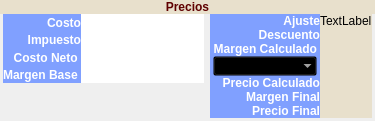
                <widget class="QFrame" name="pricesLYFR">
                 <property name="sizePolicy">
                  <sizepolicy hsizetype="Expanding" vsizetype="Preferred">
                   <horstretch>2</horstretch>
                   <verstretch>0</verstretch>
                  </sizepolicy>
                 </property>
                 <layout class="QVBoxLayout" name="verticalLayout_4">
                  <property name="spacing">
                   <number>0</number>
                  </property>
                  <property name="margin">
                   <number>0</number>
                  </property>
                  <item>
                   <widget class="QLabel" name="pricesLA">
                    <property name="sizePolicy">
                     <sizepolicy hsizetype="Expanding" vsizetype="Preferred">
                      <horstretch>0</horstretch>
                      <verstretch>1</verstretch>
                     </sizepolicy>
                    </property>
                    <property name="font">
                     <font>
                      <weight>75</weight>
                      <bold>true</bold>
                     </font>
                    </property>
                    <property name="styleSheet">
                     <string notr="true">color:#5F0000; background-color:#E8E0CC;</string>
                    </property>
                    <property name="text">
                     <string>Precios</string>
                    </property>
                    <property name="alignment">
                     <set>Qt::AlignCenter</set>
                    </property>
                    <property name="margin">
                     <number>3</number>
                    </property>
                   </widget>
                  </item>
                  <item>
                   <widget class="QFrame" name="prices_FR">
                    <property name="sizePolicy">
                     <sizepolicy hsizetype="Expanding" vsizetype="Preferred">
                      <horstretch>0</horstretch>
                      <verstretch>12</verstretch>
                     </sizepolicy>
                    </property>
                    <property name="styleSheet">
                     <string notr="true">#pricesFR{color:#5F0000; background-color:#E8E0CC;}</string>
                    </property>
                    <layout class="QHBoxLayout" name="horizontalLayout_6">
                     <property name="leftMargin">
                      <number>3</number>
                     </property>
                     <property name="topMargin">
                      <number>0</number>
                     </property>
                     <property name="rightMargin">
                      <number>3</number>
                     </property>
                     <property name="bottomMargin">
                      <number>3</number>
                     </property>
                     <item>
                      <widget class="QFrame" name="costosFR">
                       <property name="sizePolicy">
                        <sizepolicy hsizetype="Expanding" vsizetype="Preferred">
                         <horstretch>0</horstretch>
                         <verstretch>0</verstretch>
                        </sizepolicy>
                       </property>
                       <layout class="QGridLayout" name="gridLayout_2">
                        <property name="margin">
                         <number>0</number>
                        </property>
                        <property name="spacing">
                         <number>0</number>
                        </property>
                        <item row="0" column="0">
                         <widget class="QLabel" name="meanCostLA">
                          <property name="sizePolicy">
                           <sizepolicy hsizetype="Preferred" vsizetype="Preferred">
                            <horstretch>0</horstretch>
                            <verstretch>2</verstretch>
                           </sizepolicy>
                          </property>
                          <property name="font">
                           <font>
                            <weight>75</weight>
                            <bold>true</bold>
                           </font>
                          </property>
                          <property name="styleSheet">
                           <string notr="true">color:#FFFFFF;background-color:#80A0FF;</string>
                          </property>
                          <property name="text">
                           <string> Costo</string>
                          </property>
                          <property name="alignment">
                           <set>Qt::AlignRight|Qt::AlignTrailing|Qt::AlignVCenter</set>
                          </property>
                         </widget>
                        </item>
                        <item row="2" column="1">
                         <widget class="CDChooser" name="taxesCH">
                          <property name="sizePolicy">
                           <sizepolicy hsizetype="Preferred" vsizetype="Preferred">
                            <horstretch>0</horstretch>
                            <verstretch>2</verstretch>
                           </sizepolicy>
                          </property>
                          <property name="styleSheet">
                           <string notr="true">color:#000080; background-color:#FFFFFF;</string>
                          </property>
                         </widget>
                        </item>
                        <item row="0" column="1">
                         <widget class="CDNumberEdit" name="edCostoPromedio">
                          <property name="sizePolicy">
                           <sizepolicy hsizetype="Expanding" vsizetype="Preferred">
                            <horstretch>0</horstretch>
                            <verstretch>0</verstretch>
                           </sizepolicy>
                          </property>
                          <property name="font">
                           <font>
                            <weight>75</weight>
                            <bold>true</bold>
                           </font>
                          </property>
                          <property name="styleSheet">
                           <string notr="true">color:#000080; background-color:#FFFFFF;</string>
                          </property>
                          <property name="text">
                           <string/>
                          </property>
                          <property name="frame">
                           <bool>false</bool>
                          </property>
                          <property name="alignment">
                           <set>Qt::AlignCenter</set>
                          </property>
                         </widget>
                        </item>
                        <item row="3" column="1">
                         <widget class="CDNumberEdit" name="edCostoNeto">
                          <property name="sizePolicy">
                           <sizepolicy hsizetype="Preferred" vsizetype="Preferred">
                            <horstretch>0</horstretch>
                            <verstretch>0</verstretch>
                           </sizepolicy>
                          </property>
                          <property name="font">
                           <font>
                            <weight>75</weight>
                            <bold>true</bold>
                           </font>
                          </property>
                          <property name="styleSheet">
                           <string notr="true">color:#000080; background-color:#FFFFFF;</string>
                          </property>
                          <property name="frame">
                           <bool>false</bool>
                          </property>
                          <property name="alignment">
                           <set>Qt::AlignCenter</set>
                          </property>
                         </widget>
                        </item>
                        <item row="3" column="0">
                         <widget class="QLabel" name="netCostLA">
                          <property name="sizePolicy">
                           <sizepolicy hsizetype="Preferred" vsizetype="Preferred">
                            <horstretch>0</horstretch>
                            <verstretch>2</verstretch>
                           </sizepolicy>
                          </property>
                          <property name="font">
                           <font>
                            <weight>75</weight>
                            <bold>true</bold>
                           </font>
                          </property>
                          <property name="styleSheet">
                           <string notr="true">color:#FFFFFF;background-color:#80A0FF;</string>
                          </property>
                          <property name="text">
                           <string>Costo Neto </string>
                          </property>
                          <property name="alignment">
                           <set>Qt::AlignRight|Qt::AlignTrailing|Qt::AlignVCenter</set>
                          </property>
                         </widget>
                        </item>
                        <item row="2" column="0">
                         <widget class="QLabel" name="taxesLA">
                          <property name="sizePolicy">
                           <sizepolicy hsizetype="Preferred" vsizetype="Preferred">
                            <horstretch>0</horstretch>
                            <verstretch>2</verstretch>
                           </sizepolicy>
                          </property>
                          <property name="font">
                           <font>
                            <weight>75</weight>
                            <bold>true</bold>
                           </font>
                          </property>
                          <property name="styleSheet">
                           <string notr="true">color:#FFFFFF;background-color:#80A0FF;</string>
                          </property>
                          <property name="text">
                           <string>Impuesto</string>
                          </property>
                          <property name="alignment">
                           <set>Qt::AlignRight|Qt::AlignTrailing|Qt::AlignVCenter</set>
                          </property>
                         </widget>
                        </item>
                        <item row="4" column="0">
                         <widget class="QLabel" name="baseMarginLA">
                          <property name="sizePolicy">
                           <sizepolicy hsizetype="Preferred" vsizetype="Preferred">
                            <horstretch>0</horstretch>
                            <verstretch>2</verstretch>
                           </sizepolicy>
                          </property>
                          <property name="font">
                           <font>
                            <weight>75</weight>
                            <bold>true</bold>
                           </font>
                          </property>
                          <property name="styleSheet">
                           <string notr="true">color:#FFFFFF;background-color:#80A0FF;</string>
                          </property>
                          <property name="text">
                           <string>Margen Base </string>
                          </property>
                          <property name="alignment">
                           <set>Qt::AlignRight|Qt::AlignTrailing|Qt::AlignVCenter</set>
                          </property>
                          <property name="margin">
                           <number>2</number>
                          </property>
                         </widget>
                        </item>
                        <item row="4" column="1">
                         <widget class="CDNumberEdit" name="baseED">
                          <property name="sizePolicy">
                           <sizepolicy hsizetype="Preferred" vsizetype="Preferred">
                            <horstretch>0</horstretch>
                            <verstretch>0</verstretch>
                           </sizepolicy>
                          </property>
                          <property name="font">
                           <font>
                            <weight>75</weight>
                            <bold>true</bold>
                           </font>
                          </property>
                          <property name="styleSheet">
                           <string notr="true">background-color:#FFFFFF;</string>
                          </property>
                          <property name="text">
                           <string/>
                          </property>
                          <property name="frame">
                           <bool>false</bool>
                          </property>
                          <property name="alignment">
                           <set>Qt::AlignCenter</set>
                          </property>
                         </widget>
                        </item>
                        <item row="6" column="0">
                         <widget class="QLabel" name="label_10">
                          <property name="sizePolicy">
                           <sizepolicy hsizetype="Preferred" vsizetype="Preferred">
                            <horstretch>0</horstretch>
                            <verstretch>2</verstretch>
                           </sizepolicy>
                          </property>
                          <property name="text">
                           <string/>
                          </property>
                         </widget>
                        </item>
                        <item row="5" column="0">
                         <widget class="QLabel" name="label_11">
                          <property name="sizePolicy">
                           <sizepolicy hsizetype="Preferred" vsizetype="Preferred">
                            <horstretch>0</horstretch>
                            <verstretch>2</verstretch>
                           </sizepolicy>
                          </property>
                          <property name="text">
                           <string/>
                          </property>
                         </widget>
                        </item>
                       </layout>
                      </widget>
                     </item>
                     <item>
                      <widget class="QFrame" name="pricesFR">
                       <property name="sizePolicy">
                        <sizepolicy hsizetype="Preferred" vsizetype="Preferred">
                         <horstretch>0</horstretch>
                         <verstretch>12</verstretch>
                        </sizepolicy>
                       </property>
                       <layout class="QGridLayout" name="pricesLY">
                        <property name="margin">
                         <number>0</number>
                        </property>
                        <property name="spacing">
                         <number>0</number>
                        </property>
                        <item row="0" column="0">
                         <widget class="QLabel" name="priceAdjustmentLA">
                          <property name="sizePolicy">
                           <sizepolicy hsizetype="Preferred" vsizetype="Preferred">
                            <horstretch>0</horstretch>
                            <verstretch>2</verstretch>
                           </sizepolicy>
                          </property>
                          <property name="font">
                           <font>
                            <weight>75</weight>
                            <bold>true</bold>
                           </font>
                          </property>
                          <property name="styleSheet">
                           <string notr="true">color:#FFFFFF;background-color:#80A0FF;</string>
                          </property>
                          <property name="text">
                           <string>Ajuste</string>
                          </property>
                          <property name="alignment">
                           <set>Qt::AlignRight|Qt::AlignTrailing|Qt::AlignVCenter</set>
                          </property>
                         </widget>
                        </item>
                        <item row="1" column="0">
                         <widget class="QLabel" name="priceDiscountLA">
                          <property name="sizePolicy">
                           <sizepolicy hsizetype="Preferred" vsizetype="Preferred">
                            <horstretch>0</horstretch>
                            <verstretch>2</verstretch>
                           </sizepolicy>
                          </property>
                          <property name="font">
                           <font>
                            <weight>75</weight>
                            <bold>true</bold>
                           </font>
                          </property>
                          <property name="styleSheet">
                           <string notr="true">color:#FFFFFF;background-color:#80A0FF;</string>
                          </property>
                          <property name="text">
                           <string>Descuento</string>
                          </property>
                          <property name="alignment">
                           <set>Qt::AlignRight|Qt::AlignTrailing|Qt::AlignVCenter</set>
                          </property>
                         </widget>
                        </item>
                        <item row="0" column="1">
                         <widget class="QLabel" name="label_5">
                          <property name="text">
                           <string>TextLabel</string>
                          </property>
                         </widget>
                        </item>
                        <item row="3" column="0">
                         <widget class="QLabel" name="calculatedPriceLA">
                          <property name="sizePolicy">
                           <sizepolicy hsizetype="Preferred" vsizetype="Preferred">
                            <horstretch>0</horstretch>
                            <verstretch>2</verstretch>
                           </sizepolicy>
                          </property>
                          <property name="font">
                           <font>
                            <weight>75</weight>
                            <bold>true</bold>
                           </font>
                          </property>
                          <property name="styleSheet">
                           <string notr="true">color:#FFFFFF;background-color:#80A0FF;</string>
                          </property>
                          <property name="text">
                           <string>Precio Calculado</string>
                          </property>
                          <property name="alignment">
                           <set>Qt::AlignRight|Qt::AlignTrailing|Qt::AlignVCenter</set>
                          </property>
                          <property name="wordWrap">
                           <bool>true</bool>
                          </property>
                         </widget>
                        </item>
                        <item row="4" column="0">
                         <widget class="QLabel" name="finalMargenLA">
                          <property name="sizePolicy">
                           <sizepolicy hsizetype="Preferred" vsizetype="Preferred">
                            <horstretch>0</horstretch>
                            <verstretch>2</verstretch>
                           </sizepolicy>
                          </property>
                          <property name="font">
                           <font>
                            <weight>75</weight>
                            <bold>true</bold>
                           </font>
                          </property>
                          <property name="styleSheet">
                           <string notr="true">color:#FFFFFF;background-color:#80A0FF;</string>
                          </property>
                          <property name="text">
                           <string>Margen Final</string>
                          </property>
                          <property name="alignment">
                           <set>Qt::AlignRight|Qt::AlignTrailing|Qt::AlignVCenter</set>
                          </property>
                          <property name="wordWrap">
                           <bool>true</bool>
                          </property>
                         </widget>
                        </item>
                        <item row="5" column="0">
                         <widget class="QLabel" name="finalPriceLA">
                          <property name="sizePolicy">
                           <sizepolicy hsizetype="Preferred" vsizetype="Preferred">
                            <horstretch>0</horstretch>
                            <verstretch>2</verstretch>
                           </sizepolicy>
                          </property>
                          <property name="font">
                           <font>
                            <weight>75</weight>
                            <bold>true</bold>
                           </font>
                          </property>
                          <property name="styleSheet">
                           <string notr="true">color:#FFFFFF;background-color:#80A0FF;</string>
                          </property>
                          <property name="text">
                           <string>Precio Final</string>
                          </property>
                          <property name="alignment">
                           <set>Qt::AlignRight|Qt::AlignTrailing|Qt::AlignVCenter</set>
                          </property>
                          <property name="wordWrap">
                           <bool>true</bool>
                          </property>
                         </widget>
                        </item>
                        <item row="2" column="0">
                         <widget class="QFrame" name="calculatedMarginFR">
                          <property name="sizePolicy">
                           <sizepolicy hsizetype="Preferred" vsizetype="Preferred">
                            <horstretch>0</horstretch>
                            <verstretch>2</verstretch>
                           </sizepolicy>
                          </property>
                          <property name="styleSheet">
                           <string notr="true">color:#FFFFFF;background-color:#80A0FF;</string>
                          </property>
                          <layout class="QVBoxLayout" name="calculatedMarginFRLY">
                           <property name="spacing">
                            <number>0</number>
                           </property>
                           <property name="leftMargin">
                            <number>3</number>
                           </property>
                           <property name="topMargin">
                            <number>0</number>
                           </property>
                           <property name="rightMargin">
                            <number>3</number>
                           </property>
                           <property name="bottomMargin">
                            <number>0</number>
                           </property>
                           <item>
                            <widget class="QLabel" name="calculatedMarginLA">
                             <property name="font">
                              <font>
                               <weight>75</weight>
                               <bold>true</bold>
                              </font>
                             </property>
                             <property name="styleSheet">
                              <string notr="true">background-color:rgba(0,0,0,0);</string>
                             </property>
                             <property name="text">
                              <string>Margen Calculado</string>
                             </property>
                             <property name="alignment">
                              <set>Qt::AlignRight|Qt::AlignTrailing|Qt::AlignVCenter</set>
                             </property>
                             <property name="wordWrap">
                              <bool>true</bool>
                             </property>
                             <property name="margin">
                              <number>3</number>
                             </property>
                            </widget>
                           </item>
                           <item>
                            <widget class="CDComboBox" name="calculatedMarginKindCB">
                             <property name="styleSheet">
                              <string notr="true">background-color:rgba(0,0,0,0);</string>
                             </property>
                             <property name="frame">
                              <bool>false</bool>
                             </property>
                            </widget>
                           </item>
                          </layout>
                         </widget>
                        </item>
                       </layout>
                      </widget>
                     </item>
                    </layout>
                   </widget>
                  </item>
                 </layout>
                </widget>
